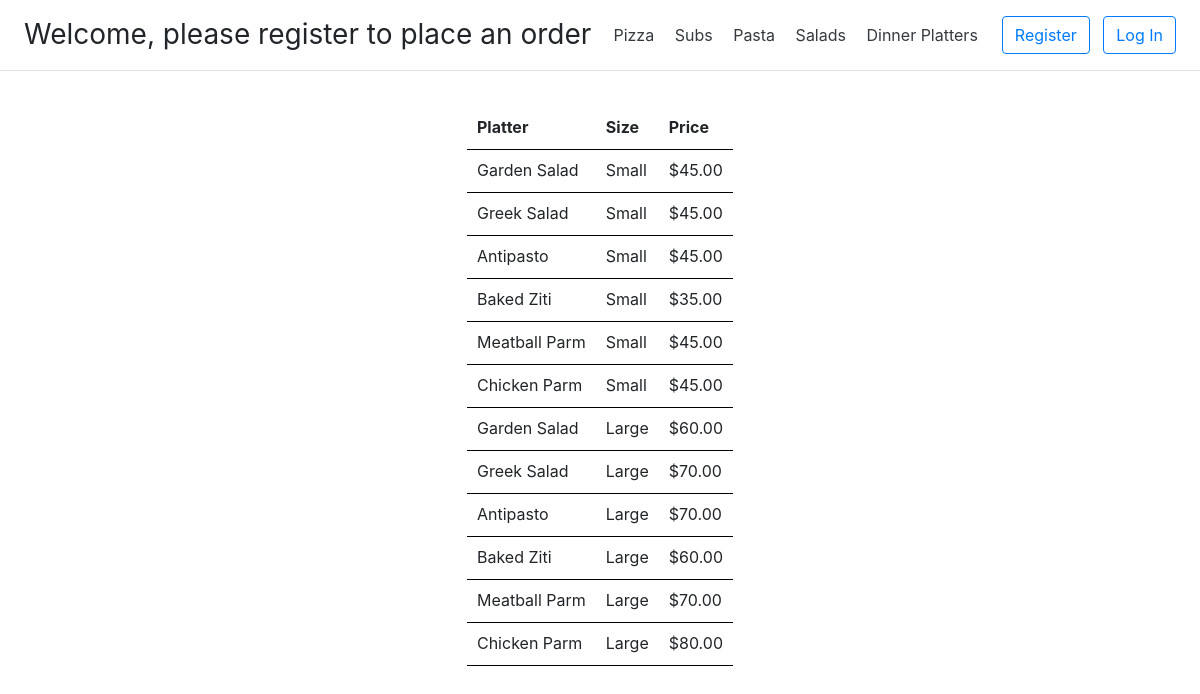
Screenshot of /menu/platters with the database file from the repository.
### orders/models.py (models this page shows, shortened)
class PlatterPrice(models.Model):
    classification = models.CharField(max_length=30)
    size = models.CharField(max_length=10)
    price = models.DecimalField(max_digits=6, decimal_places=2)
    class Meta:
        verbose_name_plural = "Platter Price"

### orders/views.py (the view)
# urls.py: path("menu/platters", views.platter, name="platter"),
def platter(request):
    sub_menu = PlatterPrice.objects.all()
    context = {"sub_menu": sub_menu}
    route = "orders/platters.html"
    return auth_view(route, context, request)

### orders/views.py (called while the page is built)
def auth_view(route, context, request):
    if request.user.is_authenticated:
        context['user'] = request.user
        base_template = "orders/layoutAuth.html"
        context["base_template"] = base_template
        user_profile = UserProfile.objects.get(customer=request.user)
        return render(request, route, context)
    base_template = "orders/layout.html"
    context['userT'] = "please register to place an order"
    context["base_template"] = base_template
    return render(request, route, context)

### orders/templates/orders/platters.html (shortened to what this page needs)
{% extends base_template %}
{% load static %}
{% block extra %}
<link rel="stylesheet" href="{% static 'orders/main.css' %}"/>
{% endblock %}
{% block body %}
<div class="container">
    <div class="row">
        <div class="col" align="center">
            <table>
                {% if user.is_authenticated %}
                <thead>
                <tr>
                    <th scope="col" id="orderType">Platter</th>
                    <th scope="col">Size</th>
                    <th scope="col">Price</th>
                    <th scope="col">Add to Cart</th>
                </tr>
                </thead>
                <tbody>
                {% for menu in sub_menu %}
                <tr>
                    <td>{{menu.classification}}</td>
                    <td>{{menu.size}}</td>
                    <td> ${{menu.price}}</td>
                    <td align="center">
                        <button type="button" class="btn btn-outline-dark" data-id="{{menu.id}}">+</button>
                    </td>
                </tr>
                {% endfor %}
                </tbody>
                {% else %}
                <thead>
                <tr>
                    <th scope="col" id="orderType">Platter</th>
                    <th scope="col">Size</th>
                    <th scope="col">Price</th>
                </tr>
                </thead>
                <tbody>
                {% for menu in sub_menu %}
                <tr>
                    <td>{{menu.classification}}</td>
                    <td>{{menu.size}}</td>
                    <td> ${{menu.price}}</td>
                </tr>
                {% endfor %}
                </tbody>
                {% endif %}
            </table>
        </div>
    </div>
</div>
{% endblock %}

### orders/static/orders/main.css (style rules this page uses)
table { border-collapse: separate; border-spacing: 0; margin-top: 20px; }
th { text-align: left; font-weight: bold; border-bottom: 1px solid #000; }
th, td { padding: 8px 10px 10px; line-height: inherit; border-bottom: 1px solid #000; }
th { vertical-align: bottom }
td { vertical-align: top }

### rows the page displays
PlatterPrice: classification "Garden Salad", size "Small", price "45.00"
PlatterPrice: classification "Greek Salad", size "Small", price "45.00"
PlatterPrice: classification "Antipasto", size "Small", price "45.00"
PlatterPrice: classification "Baked Ziti", size "Small", price "35.00"
PlatterPrice: classification "Meatball Parm", size "Small", price "45.00"
PlatterPrice: classification "Chicken Parm", size "Small", price "45.00"
PlatterPrice: classification "Garden Salad", size "Large", price "60.00"
PlatterPrice: classification "Greek Salad", size "Large", price "70.00"
PlatterPrice: classification "Antipasto", size "Large", price "70.00"
PlatterPrice: classification "Baked Ziti", size "Large", price "60.00"
PlatterPrice: classification "Meatball Parm", size "Large", price "70.00"
PlatterPrice: classification "Chicken Parm", size "Large", price "80.00"

### other values shown
{{ userT }} "please register to place an order"
